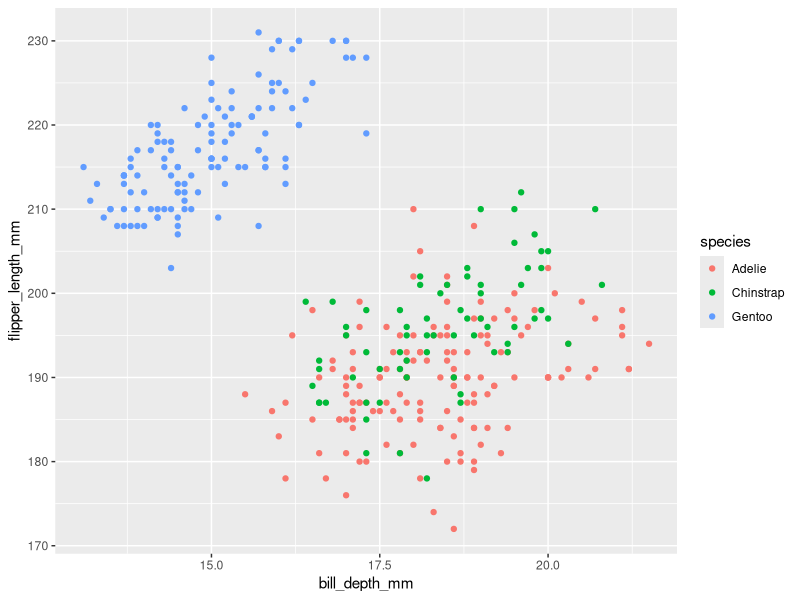
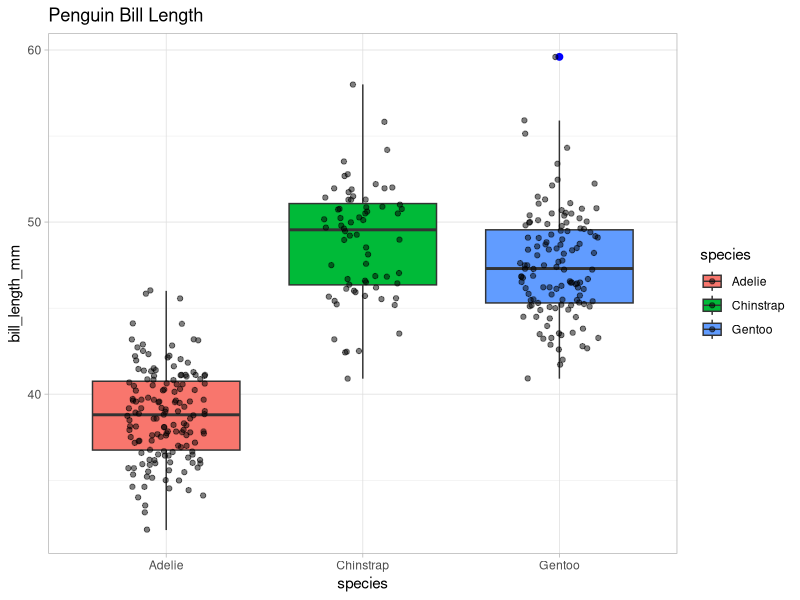

The R script that drew these images, in order:
## ---- chunk 1
knitr::opts_chunk$set(echo = TRUE)
## ---- chunk 2
# Libraries
library(tidyverse)
library(palmerpenguins)
## ---- chunk 3
# Examining the relationship between bill length and flipper length.
library(palmerpenguins)
data(package = 'palmerpenguins')
ggplot(penguins, aes(x = bill_depth_mm , y = flipper_length_mm, color = species)) +
geom_point()
## ---- chunk 4
# Investigating variability accross species
ggplot(penguins, aes(x = species, y = bill_length_mm, fill=species)) +
geom_boxplot(outlier.colour = "blue", outlier.size = 2) +
geom_jitter(width=0.2, alpha = 0.5) + # 1 flower, 1 dot
labs(title="Penguin Bill Length") +
theme_light()
